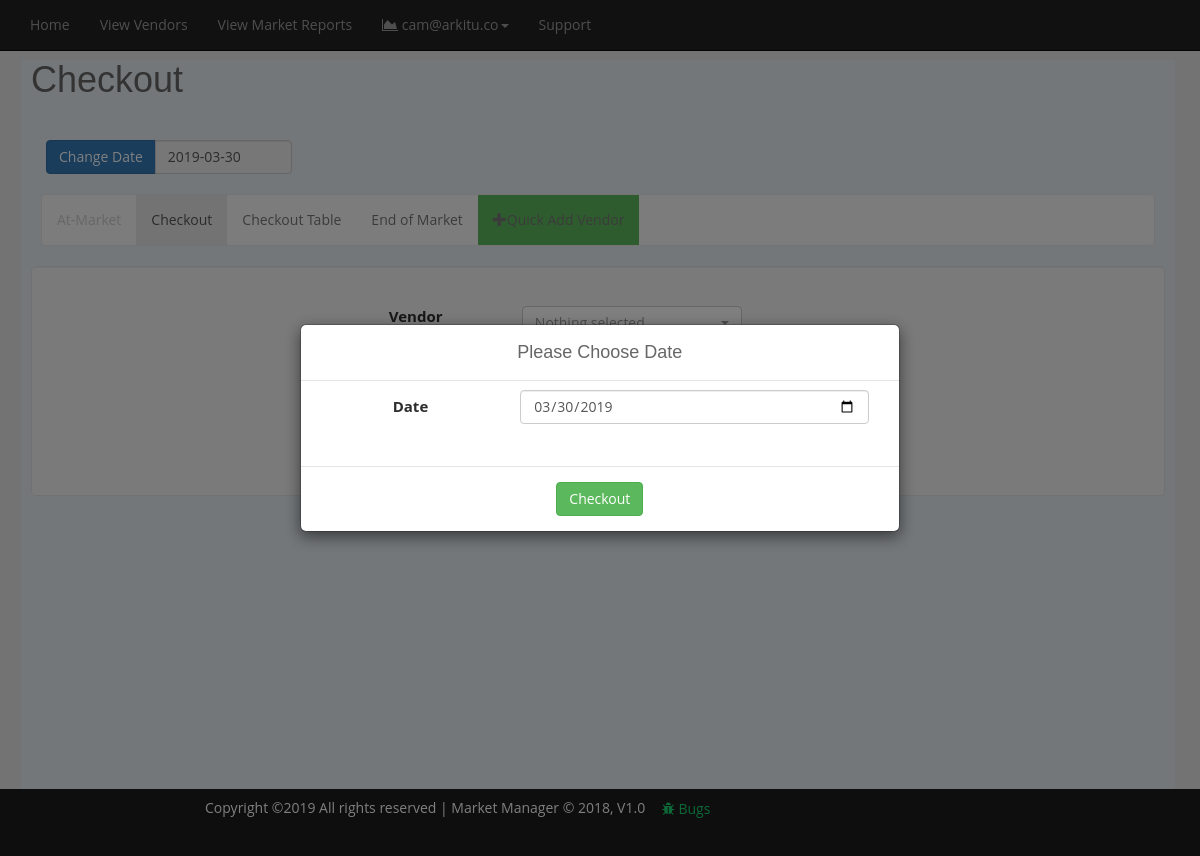
/checkout.php?market_id=5b9f075407 (signed in), run on an earlier commit of the app's database.
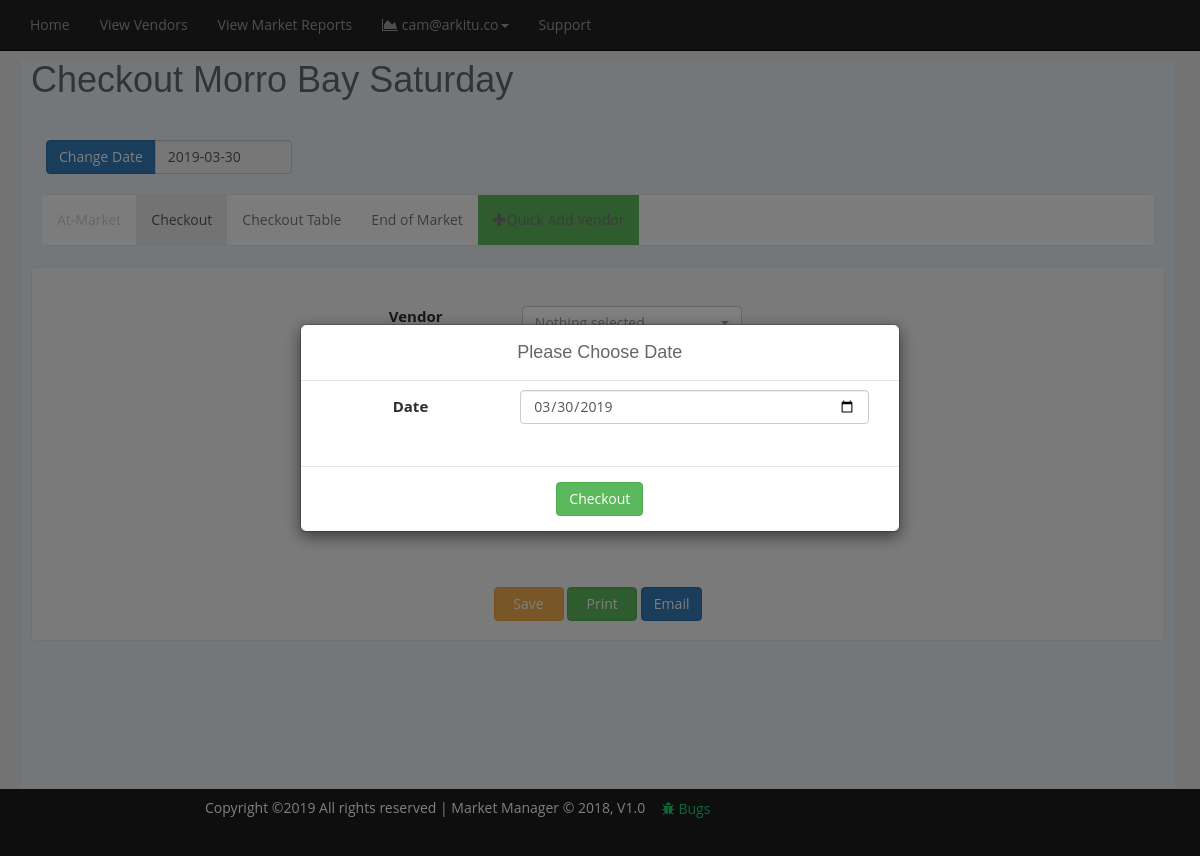
And on a later commit of the database.
### tables this page shows
CREATE TABLE `users` (
  `id` int(25) NOT NULL AUTO_INCREMENT,
  `password` varchar(255) NOT NULL DEFAULT '',
  `name` varchar(30) NOT NULL DEFAULT '',
  `email` varchar(30) NOT NULL DEFAULT '',
  `association` varchar(255) DEFAULT NULL,
  `city` varchar(255) DEFAULT NULL,
  `state` varchar(255) DEFAULT NULL,
  PRIMARY KEY (`id`)
);

CREATE TABLE `markets` (
  `id` int(10) NOT NULL AUTO_INCREMENT,
  `user_id` int(11) DEFAULT NULL,
  `public_id` varchar(10) DEFAULT NULL,
  `market_name` varchar(50) DEFAULT '',
  `certified` varchar(6) DEFAULT '',
  `market_address` varchar(100) DEFAULT NULL,
  `market_city` varchar(30) DEFAULT '',
  `state` varchar(30) DEFAULT '',
  `phone` varchar(15) DEFAULT '',
  `manager_name` varchar(255) DEFAULT NULL,
  `start_date` date DEFAULT NULL,
  `end_date` date DEFAULT NULL,
  `flat_fee` varchar(10) DEFAULT NULL,
  `custom_fee` varchar(255) DEFAULT NULL,
  `percentage_fee` varchar(3) DEFAULT NULL,
  `notes` varchar(1000) DEFAULT NULL,
  `img_url` varchar(100) DEFAULT NULL,
  `certificate_number` varchar(255) DEFAULT NULL,
  `cdfa_app_id` varchar(255) DEFAULT NULL,
  `market_hours` varchar(255) DEFAULT NULL,
  PRIMARY KEY (`id`)
);

### checkout.php (the view, shortened to what the rows shown need)
<?php
require_once './config/config.php';
$market_id = $_GET['market_id'];
$sql = $db->prepare("SELECT market_name, COALESCE (percentage_fee,flat_fee) AS VALUE FROM markets WHERE public_id = ? ");
$sql->execute(array($market_id));
$fee = $sql->fetch();
include_once 'includes/header.php';
?>
<link href="./css/checkout.css" rel="stylesheet" />
<div id="page-wrapper">
    <div class="row">
      <div class="col-lg-6">
        <h1>Checkout <?php echo $fee['market_name'] ?></h1>
          <br>
            <div class='col-md-6'>
              <div class="input-group">
              </div>
            </div>
        </div>
    </div>
    <br>
        </div>
<?php include_once './includes/footer.php'; ?>

### includes/header.php (shortened to what the rows shown need)
<?php
$quser = $db->prepare("SELECT * FROM users WHERE id = ? ");
$quser->execute(array($authenticated_user));
$user_query = $quser->fetch();
$user_email = $user_query['email'];
 ?>
<!DOCTYPE html>
<html lang="en">
    <head>
        <link rel="stylesheet"  href="css/lightslider.css"/>
        <link href="fonts/font-awesome/css/font-awesome.min.css" rel="stylesheet" type="text/css">
        <link rel="stylesheet" href="https://maxcdn.bootstrapcdn.com/bootstrap/3.3.7/css/bootstrap.min.css">
        <link  rel="stylesheet" href="css/style.css"/>
        <link  rel="stylesheet" href="css/bootstrap-select.min.css"/>
    </head>
    <body >
      <nav class="navbar navbar-inverse navbar-fixed-top">
      <div class="container-fluid">
      <div class="collapse navbar-collapse" id="example-navbar-collapse">
      <ul class="nav navbar-nav navbar-left">
          <ul class="nav navbar-nav">
       <li class="dropdown"><a class="dropdown-toggle" data-toggle="dropdown" href="#"><i class="fa fa-area-chart"></i> <?php echo $user_email;?><span class="caret"></span></a>
         <li class="#"><a href="support.php">Support</a></li>
       </li>
      </ul>
      </ul>
      </div>
      </div>
      </nav>
            <br><br>

What changed in the data, as far as the page shows it:
now on this page (row edited): markets: market_name "Morro Bay Saturday"
Also different on the page:
form field value: (not shown) → "Save"
form field value: (not shown) → "Print"
form field value: (not shown) → "Email"
